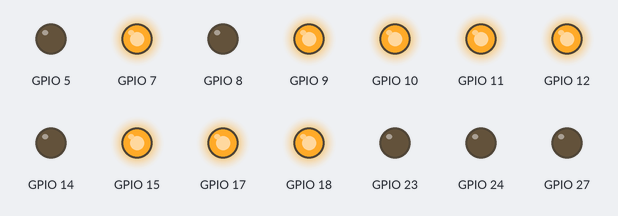
Recording of a program running on a simulated Raspberry Pi (BCM pin numbers). Shown: output pins drawn as LEDs (lit = HIGH). The clock reads 2024-03-15 10:24:30 at power-on unless the program sets it; pins used as bus, display or sensor lines are not drawn.

Above: at 0.1 s.
At 30.1 s:
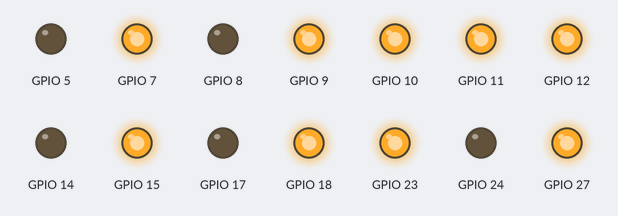
Timing chart, 0 to 31.6 s (numbered marks = the images above):
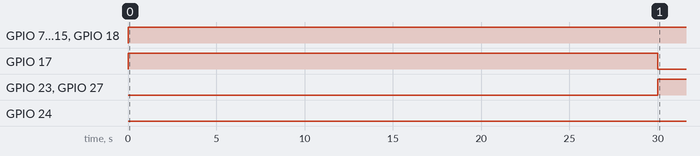

The program:

clock.py
```python
from time import sleep, localtime
import RPi.GPIO as GPIO
import signal

#        ul,  u, ur,  m, bl,  b, br,  d
seg_h  = 26, 13,  6, 19,  2, 21, 20, 16
seg_m1 =  5,  9, 10, 11, 12,  7,  8, 25
seg_m0 = 22, 27, 17, 18, 24, 23, 15, 14

# ul, u, ur, m, bl, b, br
seg = [[True,   True,   True, False,   True,  True, True],
       [False, False,   True, False,  False, False, True],
       [False,  True,   True,  True,   True,  True, False],
       [False,  True,   True,  True,  False,  True, True],
       [True,  False,   True,  True,  False, False, True],
       [True,   True,  False,  True,  False,  True, True],
       [True,   True,  False,  True,   True,  True, True],
       [True,   True,   True, False,  False, False, True],
       [True,   True,   True,  True,   True,  True, True],
       [True,   True,   True,  True,  False,  True, True],
      ]

def sighandler(signum, frame):
  for pin in seg_h + seg_m1 + seg_m0:
    GPIO.output(pin, False)
  GPIO.cleanup()
  exit()

def show_seg(tseg, num):
    GPIO.output(tseg[:-1], seg[num])


if __name__ == '__main__':
  #GPIO initialization
  GPIO.setmode(GPIO.BCM)
  for pin in seg_h + seg_m1 + seg_m0:
    GPIO.setup(pin, GPIO.OUT)
    GPIO.output(pin, False)

  signal.signal(signal.SIGINT, sighandler)
  signal.signal(signal.SIGTERM, sighandler)

  while True:
    t = localtime()
    h, m = t.tm_hour%12, t.tm_min
    # print('%02d : %02d'% (h, m))
    GPIO.output(seg_h[-1], True if h>9 else False)
    list(map(show_seg, (seg_h, seg_m1, seg_m0), (h%10, m//10, m%10)))
    sleep(60-t.tm_sec)
```

Measured:
- by itself, GPIO 7, GPIO 9–12, GPIO 15, GPIO 18: LOW → HIGH at 0.00 s
- by itself, GPIO 17: LOW → HIGH at 0.00 s, → LOW 30.0 s later
- by itself, GPIO 23, GPIO 27: LOW → HIGH at 30.0 s
